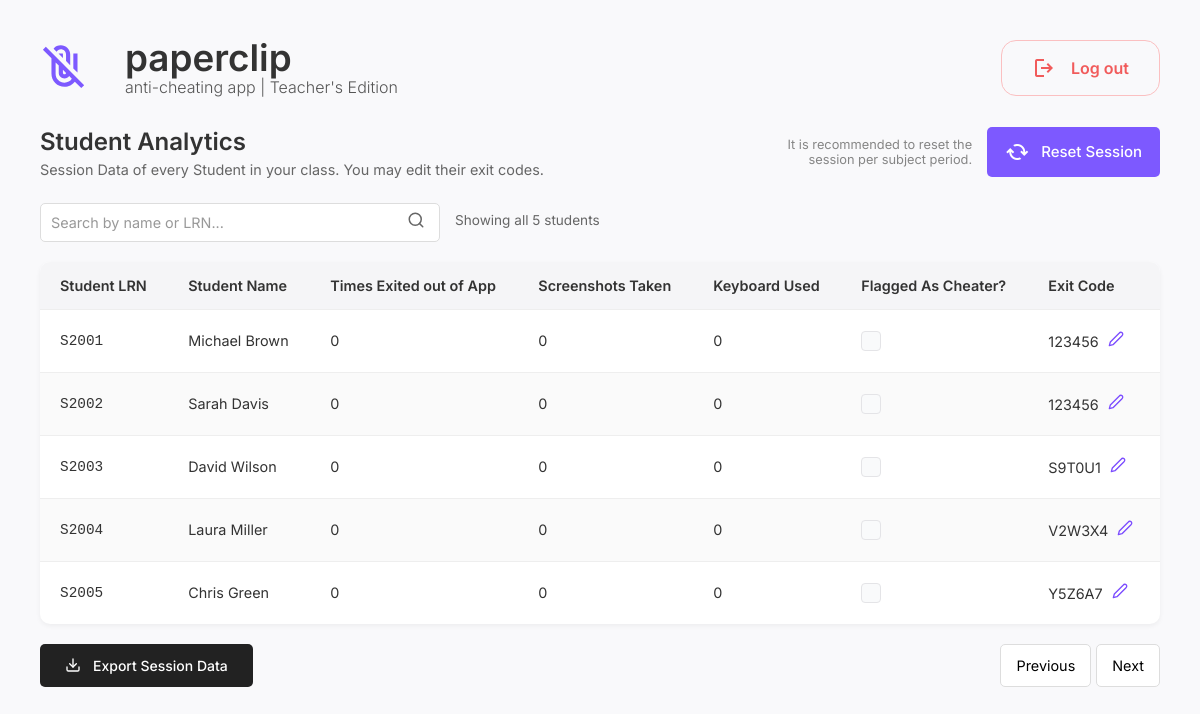
The app's page /dashboard.php (signed in) with its own data.
### tables this page shows
CREATE TABLE `students_teacher2` (
  `id` int NOT NULL,
  `lrn` varchar(255) NOT NULL,
  `name` varchar(255) NOT NULL,
  `times_exited` int DEFAULT '0',
  `screenshots_taken` int DEFAULT '0',
  `keyboard_used` int DEFAULT '0',
  `flagged_as_cheater` tinyint(1) DEFAULT '0',
  `exit_code` varchar(255) DEFAULT '',
  `CREATED_AT` timestamp NULL DEFAULT CURRENT_TIMESTAMP,
  `UPDATED_AT` timestamp NULL DEFAULT CURRENT_TIMESTAMP ON UPDATE CURRENT_TIMESTAMP
);

### dashboard.php (the view, shortened to what this page needs)
<?php
require_once 'db_connect.php';
$student_table_name = $_SESSION['student_table_name'] ?? null;
$students = [];
$sql = "SELECT lrn, name, times_exited, screenshots_taken, keyboard_used, flagged_as_cheater, exit_code FROM `" . $student_table_name . "`";
if ($stmt = $mysqli->prepare($sql)) {
    if ($stmt->execute()) {
        $result = $stmt->get_result();
        while ($row = $result->fetch_assoc()) {
            $students[] = $row;
        }
    } else {
        error_log("SQL Error (fetch students): " . $stmt->error);
        echo "ERROR: Could not fetch student data. " . $stmt->error;
    }
} else {
    error_log("SQL Prepare Error (fetch students): " . $mysqli->error);
    echo "ERROR: Could not prepare statement for fetching students. " . $mysqli->error;
}
?>
<!DOCTYPE html>
<html lang="en">
<head>
    <link rel="stylesheet" href="css/dashboard.css">
</head>
<body>
    <div class="container">
        <header>
            <div class="logo-container">
                <div class="logo">
                </div>
                <div class="app-title">
                    <h1>paperclip</h1>
                    <div class="app-subtitle">anti-cheating app | Teacher's Edition</div>
                </div>
            </div>
            <a href="logout.php" class="logout-btn" style="text-decoration: none;">
                <span class="material-symbols-outlined">
                </span>
                Log out
            </a>
        </header>
        <div class="dashboard-header">
            <div class="dashboard-title">
                <h2>Student Analytics</h2>
                <div class="dashboard-subtitle">Session Data of every Student in your class. You may edit their exit
                    codes.</div>
            </div>
            <div class="reset-session-container">
                <div class="reset-recommendation">
                    It is recommended to reset the session per subject period.
                </div>
                <form id="resetSessionForm" action="dashboard.php" method="POST" style="display:inline;">
                    <button type="button" class="reset-btn" id="resetSessionBtn">
                        <span class="material-symbols-outlined">
                        </span>
                        Reset Session
                    </button>
                </form>
            </div>
        </div>
        <div class="search-container">
            <div class="search-box">
                <input type="text" class="search-input" id="studentSearch" placeholder="Search by name or LRN...">
            </div>
            <div class="search-stats" id="searchStats">Showing all students</div>
        </div>
        <table class="student-table">
            <thead>
                <tr>
                    <th>Student LRN</th>
                    <th>Student Name</th>
                    <th>Times Exited out of App</th>
                    <th>Screenshots Taken</th>
                    <th>Keyboard Used</th>
                    <th>Flagged As Cheater?</th>
                    <th>Exit Code</th>
                </tr>
            </thead>
            <tbody>
                <?php if (empty($students)): ?>
                    <tr>
                        <td colspan="7" style="text-align: center;">No student data available for this teacher.</td>
                    </tr>
                <?php else: ?>
                    <?php foreach ($students as $student): ?>
                        <tr>
                            <td class="student-id <?php echo $student['flagged_as_cheater'] ? 'warning-student' : ''; ?>"
                                data-label="Student LRN">
                                <?php echo htmlspecialchars($student['lrn']); ?>
                            </td>
                            <td class="<?php echo $student['flagged_as_cheater'] ? 'warning-student' : ''; ?>"
                                data-label="Student Name">
                                <?php echo htmlspecialchars($student['name']); ?>
                            </td>
                            <td class="<?php echo $student['flagged_as_cheater'] ? 'warning-student' : ''; ?>"
                                data-label="Times Exited out of App">
                                <?php echo htmlspecialchars($student['times_exited']); ?>
                            </td>
                            <td class="<?php echo $student['flagged_as_cheater'] ? 'warning-student' : ''; ?>"
                                data-label="Screenshots Taken">
                                <?php echo htmlspecialchars($student['screenshots_taken']); ?>
                            </td>
                            <td class="<?php echo $student['flagged_as_cheater'] ? 'warning-student' : ''; ?>"
                                data-label="Keyboard Used">
                                <?php echo htmlspecialchars($student['keyboard_used']); ?>
                            </td>
                            <td data-label="Flagged As Cheater?">
                                <div class="checkbox <?php echo $student['flagged_as_cheater'] ? 'checked' : ''; ?>"
                                    data-student-lrn="<?php echo htmlspecialchars($student['lrn']); ?>"
                                    data-is-flagged="<?php echo $student['flagged_as_cheater'] ? 'true' : 'false'; ?>">
                                </div>
                            </td>
                            <td data-label="Exit Code">
                                <span class="exit-code-display"
                                    id="exit-code-<?php echo htmlspecialchars($student['lrn']); ?>"><?php echo htmlspecialchars($student['exit_code']); ?></span>
                                <button class="edit-btn" data-student-lrn="<?php echo htmlspecialchars($student['lrn']); ?>"
                                    data-student-name="<?php echo htmlspecialchars($student['name']); ?>"
                                    data-current-exit-code="<?php echo htmlspecialchars($student['exit_code']); ?>">
                                    <svg xmlns="http://www.w3.org/2000/svg" width="16" height="16" viewBox="0 0 24 24"
                                        fill="none" stroke="currentColor" stroke-width="2" stroke-linecap="round"
                                        stroke-linejoin="round">
                                        <path d="M17 3a2.85 2.85 0 1 1 4 4L7.5 20.5 2 22l1.5-5.5L17 3z"></path>
                                    </svg>
                                </button>
                            </td>
                        </tr>
                    <?php endforeach; ?>
                <?php endif; ?>
            </tbody>
        </table>
        <div style="display: flex; justify-content: space-between; margin-top: 20px;">
            <a href="export.php" class="export-btn" style="text-decoration: none;">
                Export Session Data
            </a>
            <div class="pagination">
                <button>Previous</button>
                <button>Next</button>
            </div>
        </div>
    </div>
</body>
</html>

### css/dashboard.css (style rules this page uses)
body { font-family: 'Inter', sans-serif; background-color: #f9f9fb; margin: 0; padding: 20px; color: #333; box-sizing: border-box; }
*, *::before, *::after { box-sizing: border-box; }
.container { width: 100%; max-width: 1200px; margin: 0 auto; padding: 20px; }
header { display: flex; justify-content: space-between; align-items: center; margin-bottom: 30px; flex-wrap: wrap; gap: 15px; }
.logo-container { display: flex; align-items: center; flex: 1; min-width: 200px; }
.logo svg { width: 50px; height: 50px; margin-right: 35px; flex-shrink: 0; }
.app-title h1 { font-size: clamp(1.8rem, 4vw, 2.3rem); font-weight: 600; margin: 0; line-height: 1; }
.app-subtitle { font-size: clamp(0.8rem, 2vw, 1rem); color: #555; font-weight: 300; }
.logout-btn { display: flex; align-items: center; color: #f15b5b; background-color: transparent; border: 1px solid #FBC0C1; border-radius: 15px; padding: 15px 30px; font-size: 16px; cursor: pointer; transition: all 0.2s; font-family: 'Inter', sans-serif; font-weight: 600; text-decoration: none; white-space: nowrap; }
.logout-btn span { margin-right: 15px; }
.dashboard-header { display: flex; justify-content: space-between; align-items: flex-start; margin-bottom: 20px; gap: 20px; flex-wrap: wrap; }
.dashboard-title { flex: 1; min-width: 250px; }
.dashboard-title h2 { font-size: clamp(1.3rem, 3vw, 1.5rem); font-weight: 600; margin: 0 0 5px 0; }
.dashboard-subtitle { font-size: clamp(0.8rem, 2vw, 0.9rem); color: #666; }
.reset-session-container { display: flex; align-items: center; gap: 15px; flex-wrap: wrap; }
.reset-recommendation { font-size: clamp(0.75rem, 1.5vw, 0.8rem); color: #868686; text-align: right; max-width: 200px; font-weight: 400; }
.reset-btn { display: flex; align-items: center; background-color: #7D59FF; color: white; border: none; border-radius: 5px; padding: 13px 18px; font-size: 15px; cursor: pointer; transition: background-color 0.2s; font-family: 'Inter', sans-serif; font-weight: 500; white-space: nowrap; }
.reset-btn span { margin-right: 12px; }
.search-container { display: flex; align-items: center; margin-bottom: 20px; gap: 15px; flex-wrap: wrap; }
.search-box { position: relative; flex: 1; min-width: 280px; max-width: 400px; }
.search-input { width: 100%; padding: 12px 45px 12px 15px; border: 1px solid #ddd; border-radius: 8px; font-size: 0.9rem; font-family: 'Inter', sans-serif; transition: all 0.2s; background-color: white; }
.search-input::placeholder { color: #999; }
.search-stats { font-size: 0.85rem; color: #666; white-space: nowrap; }
.student-table { width: 100%; min-width: 800px; border-collapse: collapse; border-radius: 10px; overflow: hidden; background-color: white; box-shadow: 0 2px 5px rgba(0, 0, 0, 0.05); }
.student-table th { background-color: #f5f5f7; font-weight: 600; text-align: left; padding: 15px 20px; font-size: 0.9rem; white-space: nowrap; }
.student-table td { padding: 15px 20px; border-top: 1px solid #eee; font-size: 0.9rem; }
.student-table tr:nth-child(even) { background-color: #fafafa; }
.student-id { font-family: monospace; font-size: 0.85rem; }
.edit-btn { color: #7c4dff; background: none; border: none; cursor: pointer; font-size: 1.2rem; padding: 5px; border-radius: 3px; transition: background-color 0.2s; }
.export-btn { display: flex; align-items: center; background-color: #222; color: white; border: none; border-radius: 5px; padding: 13px 25px; font-size: 14px; cursor: pointer; transition: background-color 0.2s; font-family: 'Inter', sans-serif; font-weight: 500; text-decoration: none; white-space: nowrap; }
.export-btn svg { margin-right: 12px; }
.pagination { display: flex; gap: 5px; }
.pagination button { background-color: white; border: 1px solid #ddd; padding: 8px 15px; cursor: pointer; border-radius: 5px; font-size: 0.9rem; font-family: 'Inter', sans-serif; transition: background-color 0.2s; }
.checkbox { position: relative; height: 20px; width: 20px; display: flex; justify-content: center; align-items: center; background-color: #F9FAFB; border: 1px solid #E4E4E7; border-radius: 4px; cursor: pointer; transition: all 0.2s; }
input[type="text"] { width: 100%; padding: 10px; border: 1px solid #ddd; border-radius: 5px; font-size: 0.9rem; margin-top: 5px; transition: border-color 0.2s; font-family: 'Inter', sans-serif; }

### records on screen
students_teacher2: lrn "S2001", name "Michael Brown", times_exited "0", screenshots_taken "0", keyboard_used "0", flagged_as_cheater 0 (drawn), exit_code "123456"
students_teacher2: lrn "S2002", name "Sarah Davis", times_exited "0", screenshots_taken "0", keyboard_used "0", flagged_as_cheater 0 (drawn), exit_code "123456"
students_teacher2: lrn "S2003", name "David Wilson", times_exited "0", screenshots_taken "0", keyboard_used "0", flagged_as_cheater 0 (drawn), exit_code "S9T0U1"
students_teacher2: lrn "S2004", name "Laura Miller", times_exited "0", screenshots_taken "0", keyboard_used "0", flagged_as_cheater 0 (drawn), exit_code "V2W3X4"
students_teacher2: lrn "S2005", name "Chris Green", times_exited "0", screenshots_taken "0", keyboard_used "0", flagged_as_cheater 0 (drawn), exit_code "Y5Z6A7"
